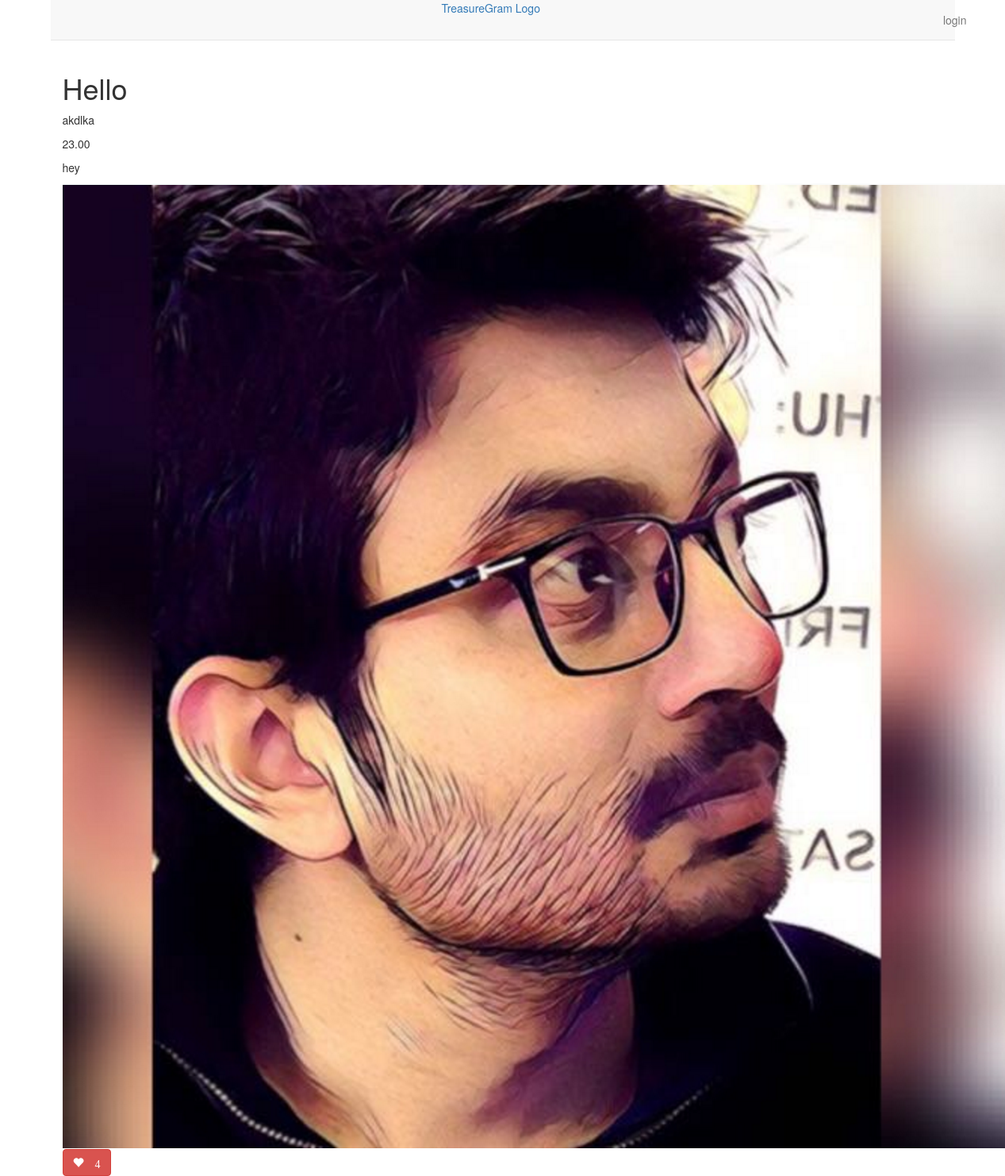
Page /4/ on the committed database.
### main_app/models.py (models this page shows, shortened)
class Treasure(models.Model):
    user = models.ForeignKey(User)
    name = models.CharField(max_length=100)
    value = models.DecimalField(max_digits=10, decimal_places=2)
    material = models.CharField(max_length=100)
    location = models.CharField(max_length=100)
    image = models.ImageField(upload_to='treasure_images', default='treasure_images/default.png')
    likes = models.IntegerField(default=0)

### main_app/views.py (the view)
# urls.py: url(r'^([0-9]+)/$', views.detail, name='detail'),
def detail(request, treasure_id):
    treasure = Treasure.objects.get(id=treasure_id)
    return render(request, 'detail.html', {'treasure': treasure})

### main_app/templates/detail.html
{% extends 'base.html' %}
{% load staticfiles %}
{% block content %}
    <h1>{{ treasure.name }}</h1>
    <p>{{ treasure.material }}</p>
    {% if treasure.value > 0 %}
        <p>{{ treasure.value }}</p>
    {% else %}
        <p>Unknown</p>
    {% endif %}
    <p>{{ treasure.location }}</p>
    <img src="{{ treasure.image.url }}"/>
    <button id="likes" data-id="{{ treasure.id }}"
                            class="btn btn-mini btn-danger glyphicon glyphicon-heart" type="button">
                        {% if treasure.likes > 0 %}
                            {{ treasure.likes }}
                        {% endif %}
                    </button>
{% endblock %}

### main_app/static/css/index.css (style rules this page uses)
h1 { color: green; }

### rows in the picture
Treasure: name "Hello", material "akdlka", value "23.00", location "hey", image (picture), likes "4"
